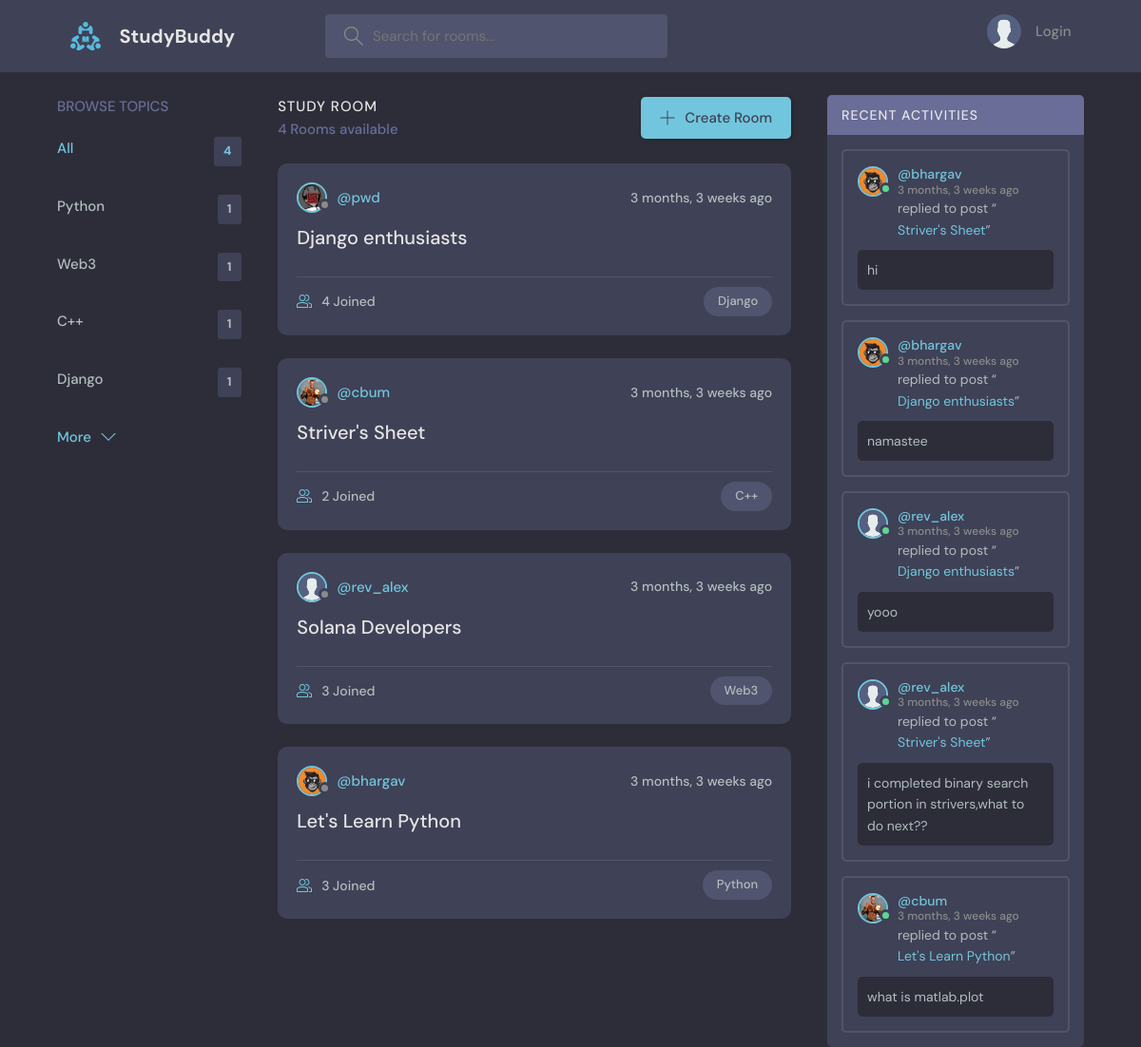
The page / on the database its author committed.
### base/models.py (models this page shows, shortened)
class Topic(models.Model):
    name = models.CharField(max_length=200)

class Room(models.Model):
    host= models.ForeignKey(User, on_delete=models.SET_NULL,null=True)
    topic=models.ForeignKey(Topic, on_delete=models.SET_NULL,null=True)
    name = models.CharField(max_length=200)
    description = models.TextField(null=True,blank=True)
    participants =models.ManyToManyField(User,related_name='participants',blank=True)
    updated = models.DateTimeField(auto_now=True)
    created = models.DateTimeField(auto_now_add=True)
    class Meta:
        ordering = ['-updated','-created']
    def __str__(self):
        return self.name

class User(AbstractUser):
    name = models.CharField(max_length=200,null=True)
    email = models.EmailField(unique=True)
    bio = models.TextField(null=True)
    avatar =models.ImageField(null=True,default="avatar.svg")
    USERNAME_FIELD = 'email'
    REQUIRED_FIELDS = []

class Message(models.Model):
    user= models.ForeignKey(User, on_delete=models.CASCADE)
    room= models.ForeignKey(Room, on_delete=models.CASCADE)
    body=models.TextField()
    updated = models.DateTimeField(auto_now=True)
    created = models.DateTimeField(auto_now_add=True)
    class Meta:
        ordering = ['-updated','-created']

### base/views.py (the view)
# urls.py: path('',views.home,name="home"),
def home(request):
    q = request.GET.get('q') if request.GET.get('q') !=None else ' '
    rooms = Room.objects.filter(
          Q(topic__name__icontains=q) |
          Q(name__icontains=q) |
          Q(description__icontains=q)
         )
    topics = Topic.objects.all()[0:5]
    room_count  = rooms.count()
    room_messages = Message.objects.all().order_by('-created')[:5]  # Get all messages, latest first
    context = {'rooms': rooms,'topics':topics,
               'room_count':room_count,'room_messages':room_messages}
    return render(request, 'base/home.html',context)

### base/templates/base/home.html (shortened to what this page needs)
{% extends 'main.html' %}
{% block content %}
    <main class="layout layout--3">
      <div class="container">
        {% include 'base/topics_component.html'%}
        <div class="roomList">
          <div class="roomList__header">
            <div>
              <h2>Study Room</h2>
              <p>{{room_count}} Rooms available</p>
            </div>
            <a class="btn btn--main" href="{% url 'create-room' %}">
              <svg version="1.1" xmlns="http://www.w3.org/2000/svg" width="32" height="32" viewBox="0 0 32 32">
                <title>add</title>
                <path
                  d="M16.943 0.943h-1.885v14.115h-14.115v1.885h14.115v14.115h1.885v-14.115h14.115v-1.885h-14.115v-14.115z"
                ></path>
              </svg>
              Create Room
            </a>
          </div>
          {% include 'base/feed_component.html' %}
        </div>
       {% include 'base/activity_component.html' %}
      </div>
    </main>
{% endblock %}

### base/templates/base/topics_component.html
<div class="topics">
    <div class="topics__header">
      <h2>Browse Topics</h2>
    </div>
    <ul class="topics__list">
      <li>
        <a href="{% url 'home'%}" class="active">All <span>{{topics.count}}</span></a>
      </li>
    {% for topic in topics %}
      <li>
        <a href="{% url 'home' %}?q={{topic.name}}">{{topic.name}} <span>{{topic.room_set.all.count}}</span></a>
      </li>
      {% endfor %}
    </ul>
    <a class="btn btn--link" href="{% url 'topics' %}">
      More
      <svg version="1.1" xmlns="http://www.w3.org/2000/svg" width="32" height="32" viewBox="0 0 32 32">
        <title>chevron-down</title>
        <path d="M16 21l-13-13h-3l16 16 16-16h-3l-13 13z"></path>
      </svg>
    </a>
  </div>

### base/templates/base/feed_component.html (shortened to what this page needs)
{% for room in rooms%}
<div class="roomListRoom">
            <div class="roomListRoom__header">
              <a href="{% url 'user-profile' room.host.id %}" class="roomListRoom__author">
                <div class="avatar avatar--small">
                  <img src="{{room.host.avatar.url}}" />
                </div>
                <span>@{{room.host.username}}</span>
              </a>
              <div class="roomListRoom__actions">
                <span>{{room.created|timesince}} ago</span>
              </div>
            </div>
            <div class="roomListRoom__content">
              <a href="{% url 'room' room.id %}">{{room.name}}</a>
            </div>
            <div class="roomListRoom__meta">
              <a href="{% url 'room' room.id %}" class="roomListRoom__joined">
                {{room.participants.all.count}} Joined
              </a>
              <p class="roomListRoom__topic">{{room.topic.name}}</p>
            </div>
          </div>
          {% endfor%}

### base/templates/base/activity_component.html (shortened to what this page needs)
<div class="activities">
    <div class="activities__header">
      <h2>Recent Activities</h2>
    </div>
    {% for message in room_messages %}
    <div class="activities__box">
      <div class="activities__boxHeader roomListRoom__header">
        <a href="{% url 'user-profile' message.user.id %}" class="roomListRoom__author">
          <div class="avatar avatar--small active">
            <img src="{{message.user.avatar.url}}" />
          </div>
          <p>
            @{{message.user.username}}
            <span>{{message.created|timesince}} ago</span>
          </p>
        </a>
      </div>
      <div class="activities__boxContent">
        <p>replied to post “<a href="{% url 'room' message.room.id %}">{{message.room}}</a>”</p>
        <div class="activities__boxRoomContent">
          {{message.body}}
        </div>
      </div>
    </div>
    {% endfor %}
  </div>

### rows shown on the page
Topic: name "Python", room_set.all.count "1"
Topic: name "Web3", room_set.all.count "1"
Topic: name "C++", room_set.all.count "1"
Topic: name "Django", room_set.all.count "1"
Room: host.avatar (picture), host.username "pwd", created "3 months, 3 weeks", name "Django enthusiasts", participants.all.count "4", topic.name "Django"
Room: host.avatar (picture), host.username "cbum", created "3 months, 3 weeks", name "Striver's Sheet", participants.all.count "2", topic.name "C++"
Room: host.avatar (placeholder picture), host.username "rev_alex", created "3 months, 3 weeks", name "Solana Developers", participants.all.count "3", topic.name "Web3"
Room: host.avatar (picture), host.username "bhargav", created "3 months, 3 weeks", name "Let's Learn Python", participants.all.count "3", topic.name "Python"
Message: user.avatar (picture), user.username "bhargav", created "3 months, 3 weeks", room "Striver's Sheet", body "hi"
Message: user.avatar (picture), user.username "bhargav", created "3 months, 3 weeks", room "Django enthusiasts", body "namastee"
Message: user.avatar (placeholder picture), user.username "rev_alex", created "3 months, 3 weeks", room "Django enthusiasts", body "yooo"
Message: user.avatar (placeholder picture), user.username "rev_alex", created "3 months, 3 weeks", room "Striver's Sheet", body "i completed binary search portion in strivers,what to do next??"
Message: user.avatar (picture), user.username "cbum", created "3 months, 3 weeks", room "Let's Learn Python", body "what is matlab.plot"

### other values the page prints
{{ topics.count }} "4"
{{ room_count }} "4"
